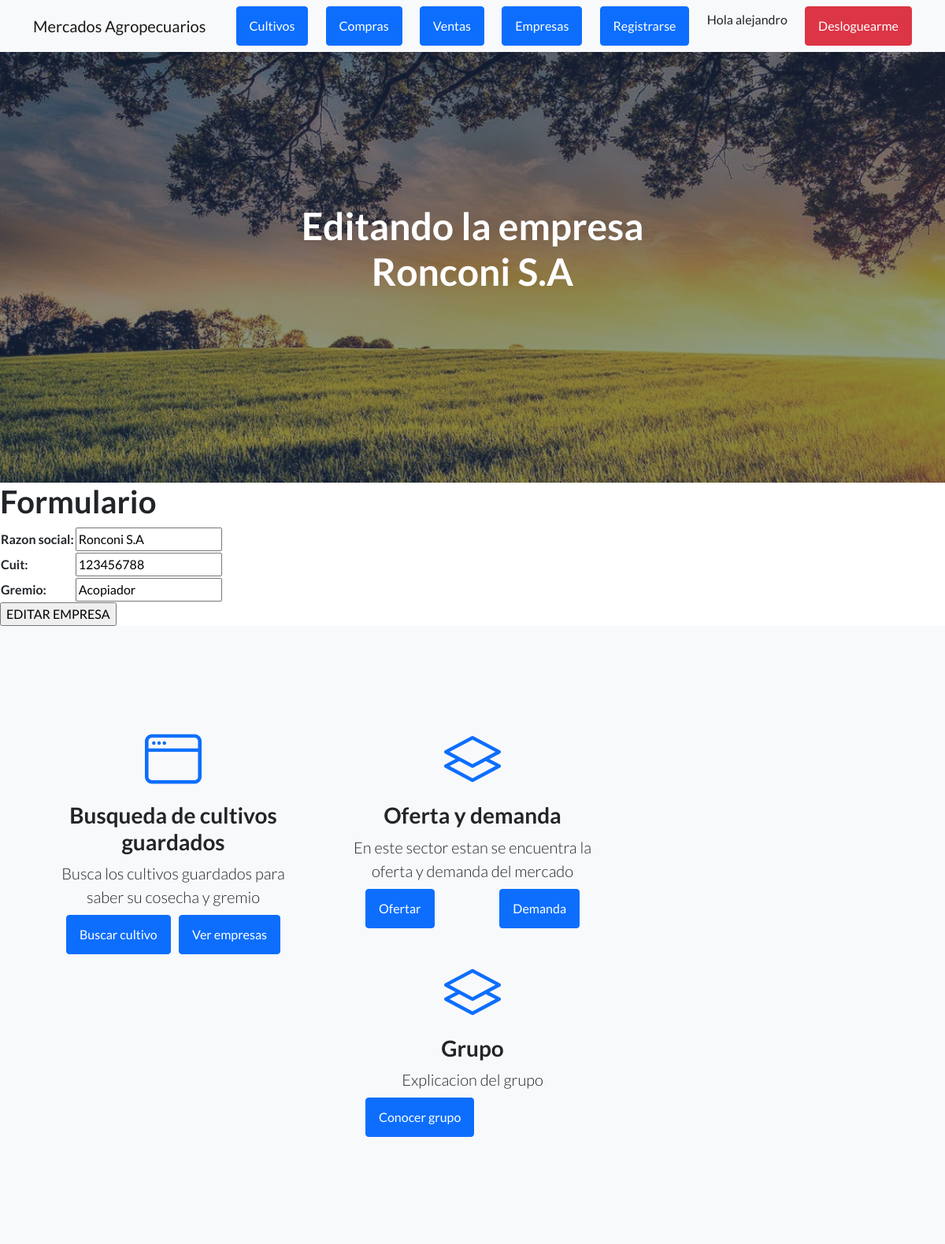
The app's page /editar_empresa/5 (signed in) with its own data.
### MVT_Ronconi_app/models.py (models this page shows, shortened)
class empresas (models.Model):
    razon_social=models.CharField(max_length=50)
    cuit=models.IntegerField()
    gremio=models.CharField(max_length=50)

### MVT_Ronconi_app/views.py (the view)
# urls.py: path('editar_empresa/<id>', editar_empresa, name="editar_empresa"),
@login_required
def editar_empresa(request, id):
    empresa=empresas.objects.get(id=id)
    if request.method=="POST":
        form=empresasform(request.POST)
        if form.is_valid():
            informacion=form.cleaned_data
            empresa.razon_social=informacion["razon_social"]
            empresa.cuit=informacion["cuit"]
            empresa.gremio=informacion["gremio"]
            empresa.save()
            total_empresas=empresas.objects.all()
            return render(request,"MVT_app/leer_empresa.html", {"mensaje":"Empresa creada correctamente", "ESTO_VA":total_empresas })
    else:
        formulario=empresasform(initial={"razon_social":empresa.razon_social, "cuit":empresa.cuit, "gremio":empresa.gremio  })
    return render(request, "MVT_app/editar_empresa.html", {"form":formulario, "Que_empresa":empresa})

### MVT_Ronconi_app/forms.py
class empresasform(forms.Form):
    razon_social=forms.CharField(max_length=50)
    cuit=forms.IntegerField()
    gremio=forms.CharField(max_length=50)

### MVT_Ronconi_app/templates/MVT_app/editar_empresa.html
{% extends "MVT_app/inicio.html" %}
{% load static %}
{% block titulo %}
<h1 class="mb-5">Editando la empresa {{ Que_empresa.razon_social }}</h1>
{% endblock %}
{% block contenido_nuevo %}
<h1> Formulario </h1>
<form action="{% url 'editar_empresa' Que_empresa.id %}" method="POST"> {% csrf_token %}
<table>
    {{ form.as_table }}
</table>
<input type="submit" value="EDITAR EMPRESA">
</form>
{% endblock %}

### MVT_Ronconi_app/templates/MVT_app/inicio.html (shortened to what this page needs)
<!DOCTYPE html>
<html lang="en">
    <head>
        {% load static %}
        <link href="https://cdn.jsdelivr.net/npm/bootstrap-icons@1.5.0/font/bootstrap-icons.css" rel="stylesheet" type="text/css" />
        <link href="{% static 'MVT_app/css/styles.css' %}" rel="stylesheet" />
    </head>
    <body>
        <nav class="navbar navbar-light bg-light static-top">
            <div class="container">
                <a class="navbar-brand" href="{% url 'inicio1' %}">Mercados Agropecuarios</a>
                <a class="btn btn-primary" href="{% url 'cultivoformulario' %}">Cultivos</a>
                <a class="btn btn-primary" href="{% url 'comprasformulario' %}">Compras</a>
                <a class="btn btn-primary" href="{% url 'ventasformulario' %}">Ventas</a>
                <a class="btn btn-primary" href="{% url 'empresaformulario' %}">Empresas</a>
                <a class="btn btn-primary" href="{% url 'register' %}">Registrarse</a>
                {% if user.is_authenticated %}
                <p> Hola {{ user.username }}</p>
                <a class="btn btn-danger" href="{% url 'logout' %}">Desloguearme</a>
                {% else %}
                <a class="btn btn-primary" href="{% url 'login' %}">Login</a>
                {% endif %}
            </div>
        </nav>
        <header class="masthead">
            <div class="container position-relative">
                <div class="row justify-content-center">
                    <div class="col-xl-6">
                        <div class="text-center text-white">
                             {% block titulo %}
                             {% endblock %}
                        </div>
                    </div>
                </div>
            </div>
        </header>
        {% block contenido_nuevo %}
        {% endblock %}
        <section class="features-icons bg-light text-center">
            <div class="container">
                <div class="row">
                    <div class="col-lg-4">
                        <div class="features-icons-item mx-auto mb-5 mb-lg-0 mb-lg-3">
                            <div class="features-icons-icon d-flex"><i class="bi-window m-auto text-primary"></i></div>
                            <h3>Busqueda de cultivos guardados</h3>
                            <p class="lead mb-0">Busca los cultivos guardados para saber su cosecha y gremio</p>
                            <nav class="navbar navbar-light bg-light static-top">
                                <div class="container">
                                   <a class="btn btn-primary" href="{% url 'busquedacultivo' %}">Buscar cultivo</a>
                                   <a class="btn btn-primary" href="{% url 'leer_empresa' %}">Ver empresas</a>
                                </div>
                        </div>
                    </div>
                    <div class="col-lg-4">
                        <div class="features-icons-item mx-auto mb-5 mb-lg-0 mb-lg-3">
                            <div class="features-icons-icon d-flex"><i class="bi-layers m-auto text-primary"></i></div>
                            <h3>Oferta y demanda </h3>
                            <p class="lead mb-0">En este sector estan se encuentra la oferta y demanda del mercado</p>
                            <nav class="navbar navbar-light bg-light static-top">
                                <div class="container">
                                   <a class="btn btn-primary" href="{% url 'oferta' %}"> Ofertar </a>
                                   <a class="btn btn-primary" href="{% url 'demanda' %}"> Demanda </a>
                        </div>
                            </div>
                        <div class="features-icons-item mx-auto mb-5 mb-lg-0 mb-lg-3">
                            <div class="features-icons-icon d-flex"><i class="bi-layers m-auto text-primary"></i></div>
                             <h3>Grupo </h3>
                            <p class="lead mb-0">Explicacion del grupo</p>
                            <nav class="navbar navbar-light bg-light static-top">
                                <div class="container">
                                   <a class="btn btn-primary" href="{% url 'grupo' %}"> Conocer grupo </a>
                        </div>
                    </div>
                </div>
            </div>

### records on screen
empresas: razon_social "Ronconi S.A", cuit "123456788", gremio "Acopiador"

### other values on screen
{{ user.username }} "alejandro"
